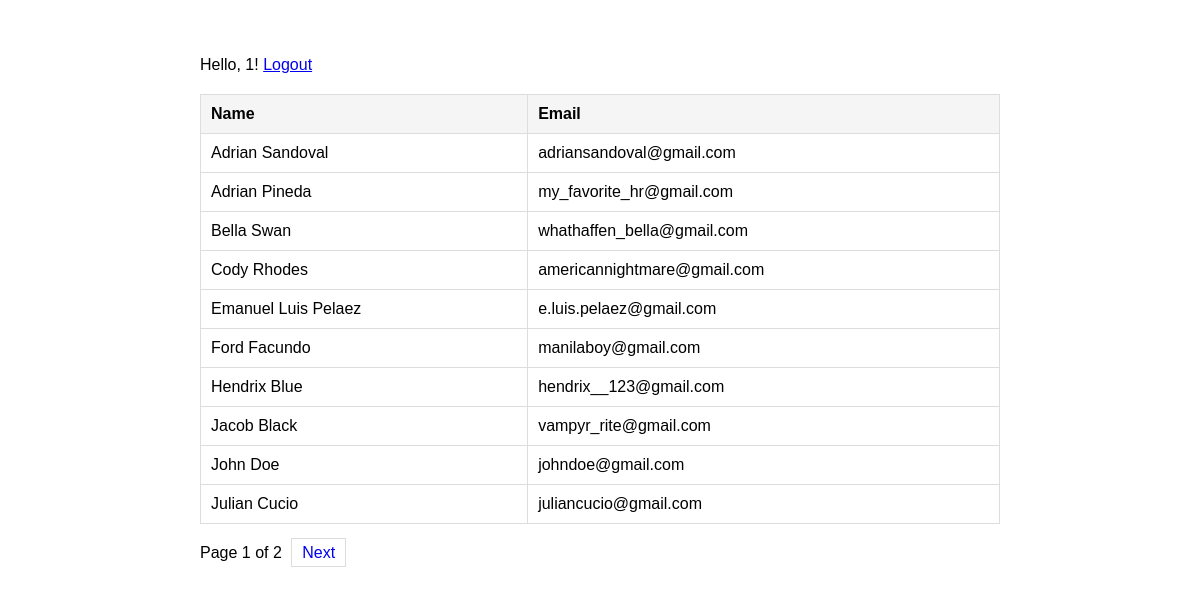
The app's page /list.php (signed in) with its own data.
### tables this page shows
CREATE TABLE `users` (
  `id` int(11) NOT NULL,
  `first_name` varchar(50) NOT NULL,
  `last_name` varchar(50) NOT NULL,
  `email` varchar(100) NOT NULL,
  `created_at` timestamp NOT NULL DEFAULT CURRENT_TIMESTAMP
);

### list.php (the view, shortened to what this page needs)
<?php
$users_per_page = 10;
$page = isset($_GET['page']) ? (int)$_GET['page'] : 1;
$offset = ($page - 1) * $users_per_page;
$total_query = "SELECT COUNT(*) as total FROM users";
$total_result = mysql_query($total_query);
$total_users = mysql_fetch_assoc($total_result)['total'];
$total_pages = ceil($total_users / $users_per_page);
$query = "SELECT id, first_name, last_name, email
          FROM users
          ORDER BY first_name ASC
          LIMIT $offset, $users_per_page";
$result = mysql_query($query);
?>
<!DOCTYPE html>
<html>
<head>
</head>
<body>
    <div class="welcome">
        <p>Hello, <?php echo htmlspecialchars($_SESSION['user_name']); ?>!
           <a href="logout.php">Logout</a>
        </p>
    </div>
    <table>
        <tr>
            <th>Name</th>
            <th>Email</th>
        </tr>
        <?php while ($user = mysql_fetch_assoc($result)): ?>
        <tr>
            <td><?php echo htmlspecialchars($user['first_name'] . ' ' . $user['last_name']); ?></td>
            <td><?php echo htmlspecialchars($user['email']); ?></td>
        </tr>
        <?php endwhile; ?>
    </table>
    <div class="pagination">
        <?php if ($total_pages > 1): ?>
            Page <?php echo $page; ?> of <?php echo $total_pages; ?>
            <?php if ($page < $total_pages): ?>
                <a href="?page=<?php echo $page + 1; ?>">Next</a>
            <?php endif; ?>
        <?php endif; ?>
    </div>
</body>
</html>

### list.php (style rules this page uses)
body { font-family: Arial; max-width: 800px; margin: 20px auto; padding: 20px; }
table { width: 100%; border-collapse: collapse; margin: 20px 0; }
th, td { padding: 10px; text-align: left; border: 1px solid #ddd; }
th { background: #f5f5f5; }
.pagination { margin-top: 20px; }
.pagination a { padding: 5px 10px; margin: 0 5px; text-decoration: none; border: 1px solid #ddd; }
.welcome { margin-bottom: 20px; }

### records on screen
users: first_name+last_name "Adrian Sandoval", email "adriansandoval@gmail.com"
users: first_name+last_name "Adrian Pineda", email "my_favorite_hr@gmail.com"
users: first_name+last_name "Bella Swan", email "whathaffen_bella@gmail.com"
users: first_name+last_name "Cody Rhodes", email "americannightmare@gmail.com"
users: first_name+last_name "Emanuel Luis Pelaez", email "e.luis.pelaez@gmail.com"
users: first_name+last_name "Ford Facundo", email "manilaboy@gmail.com"
users: first_name+last_name "Hendrix Blue", email "hendrix__123@gmail.com"
users: first_name+last_name "Jacob Black", email "vampyr_rite@gmail.com"
users: first_name+last_name "John Doe", email "johndoe@gmail.com"
users: first_name+last_name "Julian Cucio", email "juliancucio@gmail.com"

### other values on screen
$_SESSION['user_name'] "1"
$page "1"
$total_pages "2"
